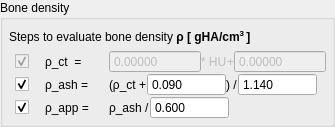
      <widget class="QGroupBox" name="advancedGroup">
       <property name="title">
        <string>Bone density</string>
       </property>
       <property name="checkable">
        <bool>false</bool>
       </property>
       <layout class="QVBoxLayout" name="verticalLayout_6">
        <property name="leftMargin">
         <number>6</number>
        </property>
        <property name="topMargin">
         <number>10</number>
        </property>
        <property name="rightMargin">
         <number>6</number>
        </property>
        <property name="bottomMargin">
         <number>5</number>
        </property>
        <item>
         <widget class="QLabel" name="label_8">
          <property name="text">
           <string>&lt;html&gt;&lt;head/&gt;&lt;body&gt;&lt;p&gt;Steps to evaluate bone density &lt;span style=&quot; font-weight:600;&quot;&gt;ρ [ gHA/cm&lt;/span&gt;&lt;span style=&quot; font-weight:600; vertical-align:super;&quot;&gt;3 &lt;/span&gt;&lt;span style=&quot; font-weight:600;&quot;&gt;]&lt;/span&gt;&lt;/p&gt;&lt;/body&gt;&lt;/html&gt;</string>
          </property>
          <property name="wordWrap">
           <bool>true</bool>
          </property>
         </widget>
        </item>
        <item>
         <widget class="QWidget" name="widget" native="true">
          <property name="styleSheet">
           <string notr="true">QLabel {
	font: small &quot;Courier New&quot;;
}

QDoubleSpinBox {
	font: small &quot;Courier New&quot;;
}</string>
          </property>
          <layout class="QHBoxLayout" name="horizontalLayout_3" stretch="0,1">
           <property name="spacing">
            <number>0</number>
           </property>
           <property name="leftMargin">
            <number>0</number>
           </property>
           <property name="topMargin">
            <number>0</number>
           </property>
           <property name="rightMargin">
            <number>0</number>
           </property>
           <property name="bottomMargin">
            <number>0</number>
           </property>
           <item>
            <widget class="QWidget" name="checkboxWidget" native="true">
             <property name="sizePolicy">
              <sizepolicy hsizetype="Minimum" vsizetype="Preferred">
               <horstretch>0</horstretch>
               <verstretch>0</verstretch>
              </sizepolicy>
             </property>
             <layout class="QVBoxLayout" name="verticalLayout_11">
              <property name="spacing">
               <number>0</number>
              </property>
              <property name="leftMargin">
               <number>6</number>
              </property>
              <property name="topMargin">
               <number>0</number>
              </property>
              <property name="rightMargin">
               <number>0</number>
              </property>
              <property name="bottomMargin">
               <number>0</number>
              </property>
              <item>
               <widget class="QWidget" name="widget_3" native="true">
                <property name="enabled">
                 <bool>true</bool>
                </property>
                <layout class="QHBoxLayout" name="horizontalLayout_11">
                 <property name="spacing">
                  <number>0</number>
                 </property>
                 <property name="leftMargin">
                  <number>0</number>
                 </property>
                 <property name="topMargin">
                  <number>0</number>
                 </property>
                 <property name="rightMargin">
                  <number>0</number>
                 </property>
                 <property name="bottomMargin">
                  <number>0</number>
                 </property>
                 <item>
                  <widget class="QCheckBox" name="checkBox">
                   <property name="enabled">
                    <bool>false</bool>
                   </property>
                   <property name="minimumSize">
                    <size>
                     <width>30</width>
                     <height>0</height>
                    </size>
                   </property>
                   <property name="text">
                    <string/>
                   </property>
                   <property name="checked">
                    <bool>true</bool>
                   </property>
                  </widget>
                 </item>
                 <item>
                  <widget class="QLabel" name="label_2">
                   <property name="sizePolicy">
                    <sizepolicy hsizetype="MinimumExpanding" vsizetype="Preferred">
                     <horstretch>0</horstretch>
                     <verstretch>0</verstretch>
                    </sizepolicy>
                   </property>
                   <property name="maximumSize">
                    <size>
                     <width>70</width>
                     <height>16777215</height>
                    </size>
                   </property>
                   <property name="text">
                    <string>ρ_ct  =</string>
                   </property>
                  </widget>
                 </item>
                 <item>
                  <spacer name="horizontalSpacer_4">
                   <property name="orientation">
                    <enum>Qt::Horizontal</enum>
                   </property>
                   <property name="sizeType">
                    <enum>QSizePolicy::MinimumExpanding</enum>
                   </property>
                   <property name="sizeHint" stdset="0">
                    <size>
                     <width>20</width>
                     <height>20</height>
                    </size>
                   </property>
                  </spacer>
                 </item>
                </layout>
               </widget>
              </item>
              <item>
               <widget class="QWidget" name="widget_5" native="true">
                <layout class="QHBoxLayout" name="horizontalLayout_13">
                 <property name="spacing">
                  <number>0</number>
                 </property>
                 <property name="leftMargin">
                  <number>0</number>
                 </property>
                 <property name="topMargin">
                  <number>0</number>
                 </property>
                 <property name="rightMargin">
                  <number>0</number>
                 </property>
                 <property name="bottomMargin">
                  <number>0</number>
                 </property>
                 <item>
                  <widget class="QCheckBox" name="rhoAshCheckBox">
                   <property name="sizePolicy">
                    <sizepolicy hsizetype="Minimum" vsizetype="Fixed">
                     <horstretch>0</horstretch>
                     <verstretch>0</verstretch>
                    </sizepolicy>
                   </property>
                   <property name="minimumSize">
                    <size>
                     <width>30</width>
                     <height>0</height>
                    </size>
                   </property>
                   <property name="maximumSize">
                    <size>
                     <width>120</width>
                     <height>16777215</height>
                    </size>
                   </property>
                   <property name="text">
                    <string/>
                   </property>
                   <property name="checked">
                    <bool>true</bool>
                   </property>
                  </widget>
                 </item>
                 <item>
                  <widget class="QLabel" name="label_10">
                   <property name="sizePolicy">
                    <sizepolicy hsizetype="MinimumExpanding" vsizetype="Preferred">
                     <horstretch>0</horstretch>
                     <verstretch>0</verstretch>
                    </sizepolicy>
                   </property>
                   <property name="maximumSize">
                    <size>
                     <width>70</width>
                     <height>16777215</height>
                    </size>
                   </property>
                   <property name="text">
                    <string>ρ_ash =</string>
                   </property>
                  </widget>
                 </item>
                 <item>
                  <spacer name="horizontalSpacer_5">
                   <property name="orientation">
                    <enum>Qt::Horizontal</enum>
                   </property>
                   <property name="sizeType">
                    <enum>QSizePolicy::MinimumExpanding</enum>
                   </property>
                   <property name="sizeHint" stdset="0">
                    <size>
                     <width>20</width>
                     <height>20</height>
                    </size>
                   </property>
                  </spacer>
                 </item>
                </layout>
               </widget>
              </item>
              <item>
               <widget class="QWidget" name="widget_7" native="true">
                <layout class="QHBoxLayout" name="horizontalLayout_17">
                 <property name="spacing">
                  <number>0</number>
                 </property>
                 <property name="leftMargin">
                  <number>0</number>
                 </property>
                 <property name="topMargin">
                  <number>0</number>
                 </property>
                 <property name="rightMargin">
                  <number>0</number>
                 </property>
                 <property name="bottomMargin">
                  <number>0</number>
                 </property>
                 <item>
                  <widget class="QCheckBox" name="rhoAppCheckBox">
                   <property name="sizePolicy">
                    <sizepolicy hsizetype="Minimum" vsizetype="Fixed">
                     <horstretch>0</horstretch>
                     <verstretch>0</verstretch>
                    </sizepolicy>
                   </property>
                   <property name="minimumSize">
                    <size>
                     <width>30</width>
                     <height>0</height>
                    </size>
                   </property>
                   <property name="maximumSize">
                    <size>
                     <width>120</width>
                     <height>16777215</height>
                    </size>
                   </property>
                   <property name="text">
                    <string/>
                   </property>
                   <property name="checked">
                    <bool>true</bool>
                   </property>
                  </widget>
                 </item>
                 <item>
                  <widget class="QLabel" name="label_12">
                   <property name="sizePolicy">
                    <sizepolicy hsizetype="MinimumExpanding" vsizetype="Preferred">
                     <horstretch>0</horstretch>
                     <verstretch>0</verstretch>
                    </sizepolicy>
                   </property>
                   <property name="minimumSize">
                    <size>
                     <width>0</width>
                     <height>0</height>
                    </size>
                   </property>
                   <property name="maximumSize">
                    <size>
                     <width>70</width>
                     <height>16777215</height>
                    </size>
                   </property>
                   <property name="text">
                    <string>ρ_app =</string>
                   </property>
                  </widget>
                 </item>
                 <item>
                  <spacer name="horizontalSpacer_6">
                   <property name="orientation">
                    <enum>Qt::Horizontal</enum>
                   </property>
                   <property name="sizeType">
                    <enum>QSizePolicy::MinimumExpanding</enum>
                   </property>
                   <property name="sizeHint" stdset="0">
                    <size>
                     <width>20</width>
                     <height>20</height>
                    </size>
                   </property>
                  </spacer>
                 </item>
                </layout>
               </widget>
              </item>
             </layout>
            </widget>
           </item>
           <item>
            <widget class="QWidget" name="mathWidget" native="true">
             <property name="sizePolicy">
              <sizepolicy hsizetype="Expanding" vsizetype="MinimumExpanding">
               <horstretch>0</horstretch>
               <verstretch>0</verstretch>
              </sizepolicy>
             </property>
             <property name="styleSheet">
              <string notr="true"/>
             </property>
             <layout class="QVBoxLayout" name="verticalLayout_5">
              <property name="spacing">
               <number>0</number>
              </property>
              <property name="leftMargin">
               <number>0</number>
              </property>
              <property name="topMargin">
               <number>0</number>
              </property>
              <property name="rightMargin">
               <number>0</number>
              </property>
              <property name="bottomMargin">
               <number>0</number>
              </property>
              <item>
               <layout class="QHBoxLayout" name="horizontalLayout_2" stretch="0">
                <property name="spacing">
                 <number>-1</number>
                </property>
                <property name="sizeConstraint">
                 <enum>QLayout::SetDefaultConstraint</enum>
                </property>
                <property name="leftMargin">
                 <number>0</number>
                </property>
                <property name="topMargin">
                 <number>0</number>
                </property>
                <item>
                 <widget class="QWidget" name="verticalWidget_2" native="true">
                  <property name="enabled">
                   <bool>false</bool>
                  </property>
                  <layout class="QHBoxLayout" name="horizontalLayout_6">
                   <property name="spacing">
                    <number>0</number>
                   </property>
                   <property name="leftMargin">
                    <number>0</number>
                   </property>
                   <property name="topMargin">
                    <number>0</number>
                   </property>
                   <property name="rightMargin">
                    <number>0</number>
                   </property>
                   <property name="bottomMargin">
                    <number>0</number>
                   </property>
                   <item>
                    <widget class="QDoubleSpinBox" name="linEQSlopeSpinBox">
                     <property name="sizePolicy">
                      <sizepolicy hsizetype="Maximum" vsizetype="Fixed">
                       <horstretch>0</horstretch>
                       <verstretch>0</verstretch>
                      </sizepolicy>
                     </property>
                     <property name="frame">
                      <bool>true</bool>
                     </property>
                     <property name="buttonSymbols">
                      <enum>QAbstractSpinBox::NoButtons</enum>
                     </property>
                     <property name="decimals">
                      <number>5</number>
                     </property>
                     <property name="minimum">
                      <double>-999999999.000000000000000</double>
                     </property>
                     <property name="maximum">
                      <double>999999999.000000000000000</double>
                     </property>
                     <property name="singleStep">
                      <double>0.010000000000000</double>
                     </property>
                    </widget>
                   </item>
                   <item>
                    <widget class="QLabel" name="label_4">
                     <property name="text">
                      <string>* HU</string>
                     </property>
                    </widget>
                   </item>
                   <item>
                    <widget class="QLabel" name="label_5">
                     <property name="text">
                      <string>+</string>
                     </property>
                    </widget>
                   </item>
                   <item>
                    <widget class="QDoubleSpinBox" name="linEQOffsetSpinBox">
                     <property name="sizePolicy">
                      <sizepolicy hsizetype="Maximum" vsizetype="Fixed">
                       <horstretch>0</horstretch>
                       <verstretch>0</verstretch>
                      </sizepolicy>
                     </property>
                     <property name="minimumSize">
                      <size>
                       <width>0</width>
                       <height>0</height>
                      </size>
                     </property>
                     <property name="buttonSymbols">
                      <enum>QAbstractSpinBox::NoButtons</enum>
                     </property>
                     <property name="decimals">
                      <number>5</number>
                     </property>
                     <property name="minimum">
                      <double>-999999999.000000000000000</double>
                     </property>
                     <property name="maximum">
                      <double>999999999.000000000000000</double>
                     </property>
                     <property name="singleStep">
                      <double>1.000000000000000</double>
                     </property>
                    </widget>
                   </item>
                   <item>
                    <spacer name="horizontalSpacer">
                     <property name="orientation">
                      <enum>Qt::Horizontal</enum>
                     </property>
                     <property name="sizeHint" stdset="0">
                      <size>
                       <width>0</width>
                       <height>0</height>
                      </size>
                     </property>
                    </spacer>
                   </item>
                  </layout>
                 </widget>
                </item>
               </layout>
              </item>
              <item>
               <layout class="QHBoxLayout" name="horizontalLayout_14" stretch="0">
                <property name="rightMargin">
                 <number>0</number>
                </property>
                <item>
                 <widget class="QWidget" name="widget" native="true">
                  <layout class="QHBoxLayout" name="horizontalLayout_15">
                   <property name="spacing">
                    <number>0</number>
                   </property>
                   <property name="leftMargin">
                    <number>0</number>
                   </property>
                   <property name="topMargin">
                    <number>0</number>
                   </property>
                   <property name="rightMargin">
                    <number>0</number>
                   </property>
                   <property name="bottomMargin">
                    <number>0</number>
                   </property>
                   <item>
                    <widget class="QLabel" name="label_13">
                     <property name="text">
                      <string>(ρ_ct +</string>
                     </property>
                    </widget>
                   </item>
                   <item>
                    <widget class="QDoubleSpinBox" name="rhoAshOffsetSpinBox">
                     <property name="sizePolicy">
                      <sizepolicy hsizetype="Maximum" vsizetype="Fixed">
                       <horstretch>0</horstretch>
                       <verstretch>0</verstretch>
                      </sizepolicy>
                     </property>
                     <property name="buttonSymbols">
                      <enum>QAbstractSpinBox::NoButtons</enum>
                     </property>
                     <property name="decimals">
                      <number>3</number>
                     </property>
                     <property name="minimum">
                      <double>-999999999.000000000000000</double>
                     </property>
                     <property name="maximum">
                      <double>999999999.000000000000000</double>
                     </property>
                     <property name="singleStep">
                      <double>0.010000000000000</double>
                     </property>
                     <property name="value">
                      <double>0.090000000000000</double>
                     </property>
                    </widget>
                   </item>
                   <item>
                    <widget class="QLabel" name="label_14">
                     <property name="text">
                      <string>) /</string>
                     </property>
                    </widget>
                   </item>
                   <item>
                    <widget class="QDoubleSpinBox" name="rhoAshDivisorSpinBox">
                     <property name="sizePolicy">
                      <sizepolicy hsizetype="Maximum" vsizetype="Fixed">
                       <horstretch>0</horstretch>
                       <verstretch>0</verstretch>
                      </sizepolicy>
                     </property>
                     <property name="minimumSize">
                      <size>
                       <width>0</width>
                       <height>0</height>
                      </size>
                     </property>
                     <property name="readOnly">
                      <bool>false</bool>
                     </property>
                     <property name="buttonSymbols">
                      <enum>QAbstractSpinBox::NoButtons</enum>
                     </property>
                     <property name="decimals">
                      <number>3</number>
                     </property>
                     <property name="minimum">
                      <double>-999999999.000000000000000</double>
                     </property>
                     <property name="maximum">
                      <double>999999999.000000000000000</double>
                     </property>
                     <property name="singleStep">
                      <double>0.010000000000000</double>
                     </property>
                     <property name="value">
                      <double>1.140000000000000</double>
                     </property>
                    </widget>
                   </item>
                   <item>
                    <spacer name="horizontalSpacer_3">
                     <property name="orientation">
                      <enum>Qt::Horizontal</enum>
                     </property>
                     <property name="sizeHint" stdset="0">
                      <size>
                       <width>0</width>
                       <height>0</height>
                      </size>
                     </property>
                    </spacer>
                   </item>
                  </layout>
                 </widget>
                </item>
               </layout>
              </item>
              <item>
               <layout class="QHBoxLayout" name="horizontalLayout_12" stretch="0">
                <property name="rightMargin">
                 <number>0</number>
                </property>
                <item>
                 <widget class="QWidget" name="horizontalWidget_3" native="true">
                  <layout class="QHBoxLayout" name="horizontalLayout_10">
                   <property name="spacing">
                    <number>0</number>
                   </property>
                   <property name="leftMargin">
                    <number>0</number>
                   </property>
                   <property name="topMargin">
                    <number>0</number>
                   </property>
                   <property name="rightMargin">
                    <number>0</number>
                   </property>
                   <property name="bottomMargin">
                    <number>0</number>
                   </property>
                   <item>
                    <widget class="QLabel" name="label_11">
                     <property name="text">
                      <string>ρ_ash /</string>
                     </property>
                    </widget>
                   </item>
                   <item>
                    <widget class="QDoubleSpinBox" name="rhoAppDivisorSpinBox">
                     <property name="sizePolicy">
                      <sizepolicy hsizetype="Maximum" vsizetype="Fixed">
                       <horstretch>0</horstretch>
                       <verstretch>0</verstretch>
                      </sizepolicy>
                     </property>
                     <property name="buttonSymbols">
                      <enum>QAbstractSpinBox::NoButtons</enum>
                     </property>
                     <property name="decimals">
                      <number>3</number>
                     </property>
                     <property name="minimum">
                      <double>-999999999.000000000000000</double>
                     </property>
                     <property name="maximum">
                      <double>999999999.000000000000000</double>
                     </property>
                     <property name="singleStep">
                      <double>0.010000000000000</double>
                     </property>
                     <property name="value">
                      <double>0.600000000000000</double>
                     </property>
                    </widget>
                   </item>
                   <item>
                    <spacer name="horizontalSpacer_2">
                     <property name="orientation">
                      <enum>Qt::Horizontal</enum>
                     </property>
                     <property name="sizeHint" stdset="0">
                      <size>
                       <width>0</width>
                       <height>0</height>
                      </size>
                     </property>
                    </spacer>
                   </item>
                  </layout>
                 </widget>
                </item>
               </layout>
              </item>
             </layout>
            </widget>
           </item>
          </layout>
         </widget>
        </item>
       </layout>
      </widget>
